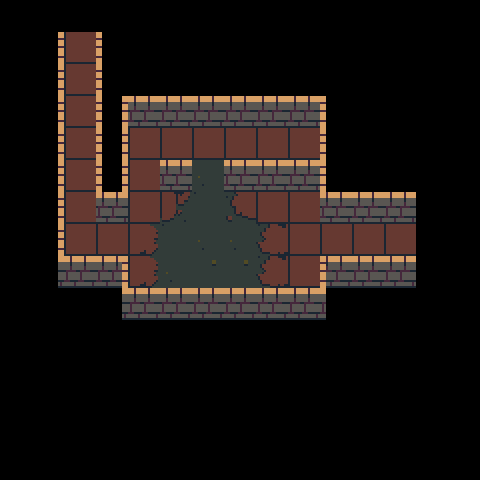

The image is a tile-based game level rendered from a .tmx file. Its description and complete source (layers, tilesets, objects, tile grids) follow:
An orthogonal 15x15 tile map with 32x32 px tiles, 3 tile layers (death, walls, ground) and 5 objects (2x connection, 2x torch, enemy).

<map version="1.0" tiledversion="1.1.5" orientation="orthogonal" renderorder="right-down" width="15" height="15" tilewidth="32" tileheight="32" infinite="0" nextobjectid="49">
 <properties>
  <property name="music" value="lazers" />
  <property name="number" value="39" />
 </properties>
 <tileset firstgid="1" source="brown.tsx" />
 <layer name="death" width="15" height="15">
  <data encoding="csv">
0,0,0,0,0,0,0,0,0,0,0,0,0,0,0,
0,0,0,0,0,0,0,0,0,0,0,0,0,0,0,
0,0,0,0,0,0,0,0,0,0,0,0,0,0,0,
0,0,0,0,0,0,0,0,0,0,0,0,0,0,0,
0,0,0,0,0,0,0,0,0,0,0,0,0,0,0,
0,0,0,0,0,0,0,0,0,0,0,0,0,0,0,
0,0,0,0,0,0,0,0,0,0,0,0,0,0,0,
0,0,0,0,0,0,0,0,0,0,0,0,0,0,0,
0,0,0,0,0,0,0,0,0,0,0,0,0,0,0,
0,0,0,0,0,0,0,0,0,0,0,0,0,0,0,
0,0,0,0,0,0,0,0,0,0,0,0,0,0,0,
0,0,0,0,0,0,0,0,0,0,0,0,0,0,0,
0,0,0,0,0,0,0,0,0,0,0,0,0,0,0,
0,0,0,0,0,0,0,0,0,0,0,0,0,0,0,
0,0,0,0,0,0,0,0,0,0,0,0,0,0,0
</data>
 </layer>
 <layer name="walls" width="15" height="15">
  <data encoding="csv">
0,0,0,0,0,0,0,0,0,0,0,0,0,0,0,
0,14,55,15,0,0,0,0,0,0,0,0,0,0,0,
0,14,0,15,0,0,0,0,0,0,0,0,0,0,0,
0,14,0,16,12,12,12,12,12,12,15,0,0,0,0,
0,14,0,16,0,0,0,0,0,0,15,0,0,0,0,
0,14,0,16,0,12,0,12,12,12,15,0,0,0,0,
0,14,0,12,0,0,0,0,0,0,12,12,12,0,0,
0,14,0,0,0,0,0,0,0,0,0,0,55,0,0,
0,24,12,23,0,0,0,0,0,0,22,12,12,0,0,
0,0,0,24,12,12,12,12,12,12,21,0,0,0,0,
0,0,0,0,0,0,0,0,0,0,0,0,0,0,0,
0,0,0,0,0,0,0,0,0,0,0,0,0,0,0,
0,0,0,0,0,0,0,0,0,0,0,0,0,0,0,
0,0,0,0,0,0,0,0,0,0,0,0,0,0,0,
0,0,0,0,0,0,0,0,0,0,0,0,0,0,0
</data>
 </layer>
 <layer name="ground" width="15" height="15">
  <data encoding="csv">
0,0,0,0,0,0,0,0,0,0,0,0,0,0,0,
0,0,72,0,0,0,0,0,0,0,0,0,0,0,0,
0,0,72,0,0,0,0,0,0,0,0,0,0,0,0,
0,0,72,0,0,0,0,0,0,0,0,0,0,0,0,
0,0,72,0,72,72,72,72,72,72,0,0,0,0,0,
0,0,72,0,72,0,28,0,0,0,0,0,0,0,0,
0,0,72,0,72,83,55,81,72,72,0,0,0,0,0,
0,0,72,72,73,55,28,28,71,72,72,72,72,0,0,
0,0,0,0,73,28,37,37,71,72,0,0,0,0,0,
0,0,0,0,0,0,0,0,0,0,0,0,0,0,0,
0,0,0,0,0,0,0,0,0,0,0,0,0,0,0,
0,0,0,0,0,0,0,0,0,0,0,0,0,0,0,
0,0,0,0,0,0,0,0,0,0,0,0,0,0,0,
0,0,0,0,0,0,0,0,0,0,0,0,0,0,0,
0,0,0,0,0,0,0,0,0,0,0,0,0,0,0
</data>
 </layer>
 <objectgroup name="objects">
  <object id="9" name="81" type="connection" x="64" y="64" width="32" height="32">
   <properties>
    <property name="dir" value="down" />
    <property name="to" value="239" />
   </properties>
  </object>
  <object id="10" name="82" type="connection" x="352" y="224" width="32" height="32">
   <properties>
    <property name="dir" value="left" />
    <property name="to" value="83" />
   </properties>
  </object>
  <object id="39" type="enemy" x="192" y="160" width="32" height="32">
   <properties>
    <property name="dir" value="down" />
   </properties>
  </object>
  <object id="47" type="torch" x="160" y="96" width="32" height="32" />
  <object id="48" type="torch" x="256" y="96" width="32" height="32" />
 </objectgroup>
</map>
